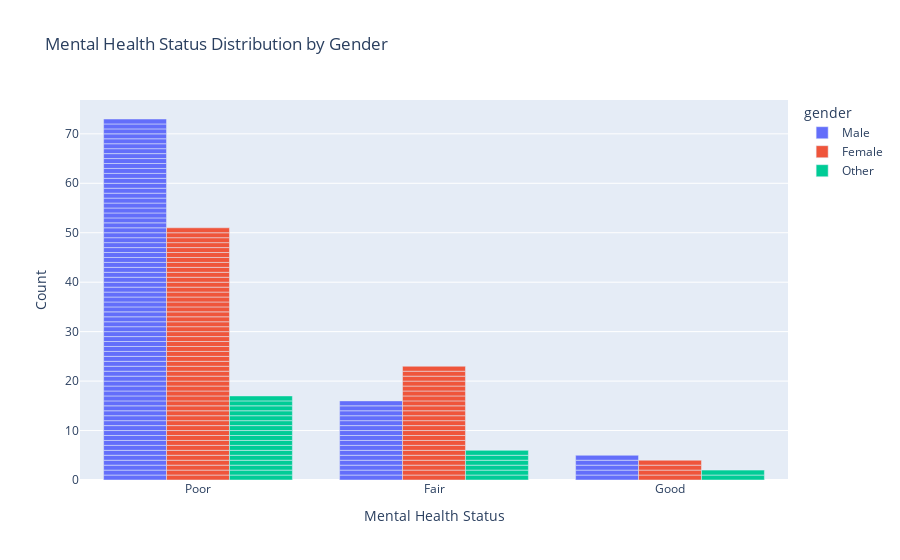

Write notebook code for a chart like this one.
### Markdown cell above
# Bivariate Analysis

### Code cell
#Gender vs Mental Health Status
fig = px.bar(df, x='mental_health_status', color='gender', barmode='group',
             title='Mental Health Status Distribution by Gender', 
             labels={'mental_health_status': 'Mental Health Status', 'count': 'Count'})
fig.show()

### Figure 1 — Plotly figure (JSON) as saved in the notebook; plotly's stock layout.template omitted (floating-point values rounded to 4 significant figures)
{"data": [{"alignmentgroup": "True", "hovertemplate": "gender=Male<br>Mental Health Status=%{x}<br>Count=%{y}<extra></extra>", "legendgroup": "Male", "marker": {"color": "#636efa", "pattern": {"shape": ""}}, "name": "Male", "offsetgroup": "Male", "orientation": "v", "showlegend": true, "textposition": "auto", "type": "bar", "x": ["Poor", "Poor", "Poor", "Poor", "Poor", "Fair", "Fair", "Poor", "Poor", "Poor", "Poor", "Poor", "Poor", "Poor", "Fair", "Poor", "Fair", "Poor", "Poor", "Fair", "Poor", "Poor", "Poor", "Poor", "Good", "Poor", "Poor", "Poor", "Poor", "Fair", "Poor", "Poor", "Poor", "Poor", "Poor", "Poor", "Poor", "Poor", "Poor", "Poor", "Poor", "Poor", "Poor", "Poor", "Poor", "Fair", "Poor", "Poor", "Poor", "Fair", "Poor", "Fair", "Fair", "Poor", "Poor", "Fair", "Poor", "Poor", "Good", "Poor", "Poor", "Poor", "Poor", "Good", "Poor", "Poor", "Poor", "Poor", "Poor", "Fair", "Fair", "Poor", "Poor", "Fair", "Poor", "Poor", "Poor", "Poor", "Poor", "Poor", "Poor", "Poor", "Poor", "Poor", "Poor", "Poor", "Poor", "Fair", "Poor", "Good", "Fair", "Poor", "Poor", "Good"], "xaxis": "x", "y": [1, 1, 1, 1, 1, 1, 1, 1, 1, 1, 1, 1, 1, 1, 1, 1, 1, 1, 1, 1, 1, 1, 1, 1, 1, 1, 1, 1, 1, 1, 1, 1, 1, 1, 1, 1, 1, 1, 1, 1, 1, 1, 1, 1, 1, 1, 1, 1, 1, 1, 1, 1, 1, 1, 1, 1, 1, 1, 1, 1, 1, 1, 1, 1, 1, 1, 1, 1, 1, 1, 1, 1, 1, 1, 1, 1, 1, 1, 1, 1, 1, 1, 1, 1, 1, 1, 1, 1, 1, 1, 1, 1, 1, 1], "yaxis": "y"}, {"alignmentgroup": "True", "hovertemplate": "gender=Female<br>Mental Health Status=%{x}<br>Count=%{y}<extra></extra>", "legendgroup": "Female", "marker": {"color": "#EF553B", "pattern": {"shape": ""}}, "name": "Female", "offsetgroup": "Female", "orientation": "v", "showlegend": true, "textposition": "auto", "type": "bar", "x": ["Fair", "Poor", "Poor", "Fair", "Poor", "Poor", "Fair", "Good", "Poor", "Fair", "Poor", "Poor", "Poor", "Fair", "Poor", "Poor", "Poor", "Fair", "Fair", "Fair", "Poor", "Fair", "Fair", "Poor", "Poor", "Fair", "Poor", "Poor", "Poor", "Fair", "Poor", "Poor", "Poor", "Poor", "Fair", "Poor", "Poor", "Poor", "Poor", "Fair", "Poor", "Fair", "Poor", "Fair", "Fair", "Poor", "Good", "Poor", "Poor", "Fair", "Poor", "Poor", "Poor", "Poor", "Poor", "Poor", "Poor", "Poor", "Poor", "Fair", "Poor", "Fair", "Poor", "Good", "Fair", "Poor", "Poor", "Fair", "Poor", "Good", "Poor", "Fair", "Poor", "Poor", "Poor", "Poor", "Poor", "Poor"], "xaxis": "x", "y": [1, 1, 1, 1, 1, 1, 1, 1, 1, 1, 1, 1, 1, 1, 1, 1, 1, 1, 1, 1, 1, 1, 1, 1, 1, 1, 1, 1, 1, 1, 1, 1, 1, 1, 1, 1, 1, 1, 1, 1, 1, 1, 1, 1, 1, 1, 1, 1, 1, 1, 1, 1, 1, 1, 1, 1, 1, 1, 1, 1, 1, 1, 1, 1, 1, 1, 1, 1, 1, 1, 1, 1, 1, 1, 1, 1, 1, 1], "yaxis": "y"}, {"alignmentgroup": "True", "hovertemplate": "gender=Other<br>Mental Health Status=%{x}<br>Count=%{y}<extra></extra>", "legendgroup": "Other", "marker": {"color": "#00cc96", "pattern": {"shape": ""}}, "name": "Other", "offsetgroup": "Other", "orientation": "v", "showlegend": true, "textposition": "auto", "type": "bar", "x": ["Poor", "Poor", "Poor", "Poor", "Fair", "Poor", "Poor", "Fair", "Poor", "Poor", "Poor", "Poor", "Poor", "Poor", "Fair", "Good", "Fair", "Poor", "Good", "Fair", "Poor", "Poor", "Poor", "Fair", "Poor"], "xaxis": "x", "y": [1, 1, 1, 1, 1, 1, 1, 1, 1, 1, 1, 1, 1, 1, 1, 1, 1, 1, 1, 1, 1, 1, 1, 1, 1], "yaxis": "y"}], "layout": {"barmode": "group", "legend": {"title": {"text": "gender"}, "tracegroupgap": 0}, "title": {"text": "Mental Health Status Distribution by Gender"}, "xaxis": {"anchor": "y", "domain": [0, 1], "title": {"text": "Mental Health Status"}}, "yaxis": {"anchor": "x", "domain": [0, 1], "title": {"text": "Count"}}}}
